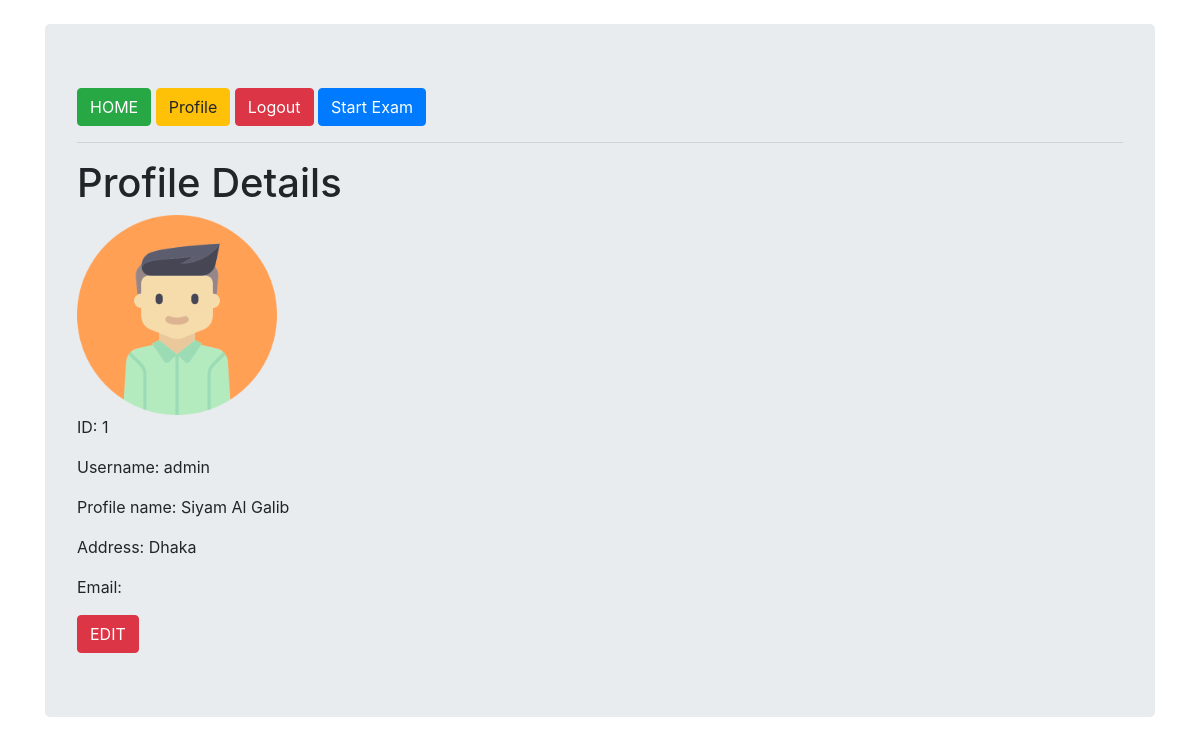
/profile_details/1/ (signed in), run on the app's committed database.
### custom_users/models.py (models this page shows, shortened)
class Profile(models.Model):
    user = models.OneToOneField(User, on_delete=models.CASCADE, related_name='user_profile')
    profile_name = models.CharField(max_length=250, blank=True, null=True)
    address = models.CharField(max_length=150, blank=True, null=True)
    image = models.ImageField(default='default.png', upload_to='profile_pics')
    class Meta:
        verbose_name_plural = 'User Profiles'

### custom_users/views.py (the view)
# urls.py: path('profile_details/<int:id>/', profile_details, name='profile_details'),
@login_required(login_url='login')
def profile_details(request, id=None):
    profile = get_object_or_404(Profile, id=id)
    context = {'profile': profile}
    template = 'custom_users/profile_details.html'
    return render(request, template, context)

### templates/custom_users/profile_details.html (shortened to what this page needs)
{% extends 'base.html' %}
{% block content %}
    <h1>Profile Details</h1>
    {% if profile %}
        {% if profile.image %}
            <img src="{{ profile.image.url }}" width="200" height="200" alt="image">
        {% endif %}
        <p>ID: {{profile.user.id}}</p>
        <p>Username: {{profile.user.username}}</p>
        <p>Profile name: {{profile.profile_name}}</p>
        <p>Address: {{profile.address}}</p>
        <p>Email: {{profile.user.email}}</p>
    {% else %}
        <p> You don't have any profile.<a href="{% url 'custom_users:profile_create' %}">Create</a></p>
    {% endif %}
    <a href="{% url 'custom_users:profile_edit' %}"><button type="submit" class="btn btn-danger">EDIT</button></a>
{% endblock %}

### data on the page
Profile: image (placeholder picture), user.id "1", user.username "admin", profile_name "Siyam Al Galib", address "Dhaka"
